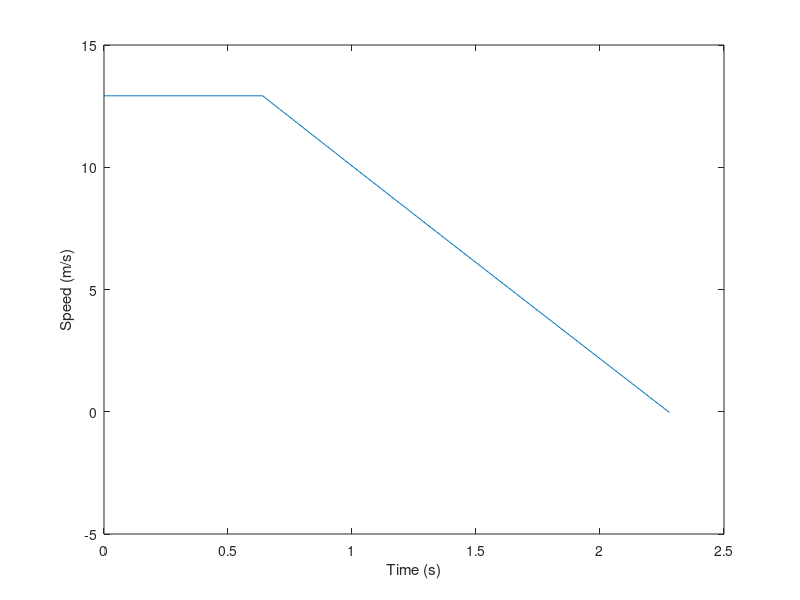

This figure's MATLAB source: (Note: this script raises an error after producing the figure.)
function [X,x1,x2,x,v,t] = LFL()

%Calculation of Landing Field Length
%   Assumptions: V=Vglide=cste during the rotation; Drag negligeable
%   compare to solid friction
%%%% mu is the solid friction coefficient

% Inputs: n=load factor, V=Vglide (m/s), parameters.f=solid friction coefficient, gamma=
% glide angle (degre)
% Outputs: LFL, distance during rotation, distance during ground run
load param.mat

g=parameters.g;
m=parameters.Wto;
S=parameters.Sw;


V=sqrt(2*m*g/(parameters.rho*S*parameters.Cl));
gamma=atan(parameters.Cd/parameters.Cl);
x1=sin(gamma)*(V^2)/(parameters.n-1);

Cl = 0 ;

% x2=(V^2)/(2*parameters.f*g);
% 
%     function dVdt=landing(t,v)
%         if 0<=v
%             dVdt=-parameters.f*g + 0.5*parameters.rho*S*v^2*(parameters.f*parameters.CLmax-parameters.Cd)/m;
%         else
%             dVdt=0
%         end
%     end
%[t,v]= ode45(@landing,[0 10],[V]);    

T1=x1/V;
t1=[0:0.01:T1];
v=V*ones(1,length(t1));
t=[t1];
x=[0];

for k=1:length(t1)-1
    x=[x x(end)+V*0.01];
    indice=k;
end

dt=0.01;



while 0 < v(end)
    test_frottement=g-Cl*0.5*parameters.rho*S*(v(end)^2)/m;
    if test_frottement <0
        dv=-dt*0.5*parameters.rho*S*parameters.Cd*(v(end)^2)/m;
        v=[v dv+v(end)];
        t=[t t(end)+dt];
        x=[x (((v(end)+v(end-1))*dt/2)+x(end))];
    else
        dv=(dt*(0.5*parameters.rho*S*(parameters.f*Cl-parameters.Cd)*(v(end)^2)/m)-parameters.f*g*dt);
        v=[v dv+v(end)];
        t=[t t(end)+dt];
        x=[x (((v(end)+v(end-1))*dt/2)+x(end))];
    end
end
x(end)
figure(2)
plot(t,v)
ylabel('Speed (m/s)');
xlabel('Time (s)');

hold on
yyaxis right
ylabel('Distance(m)');
plot(t,x) 
x2=x(end)-x(indice);
X=x1+x2;
end

